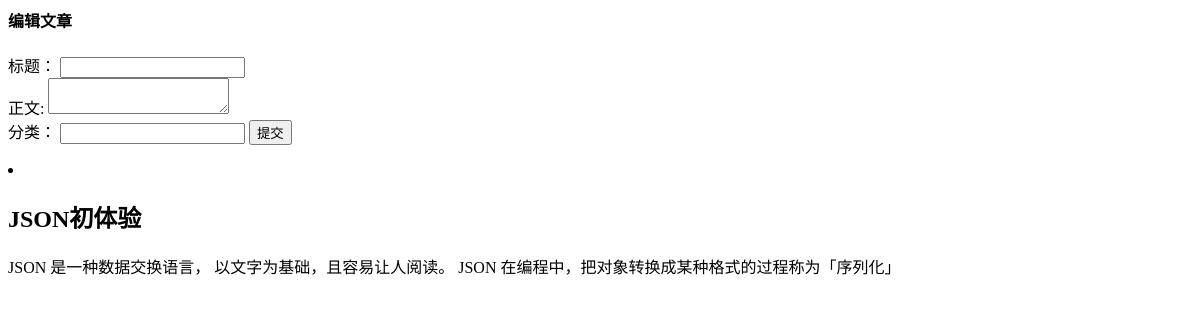
The app's page /admin/add, older data.
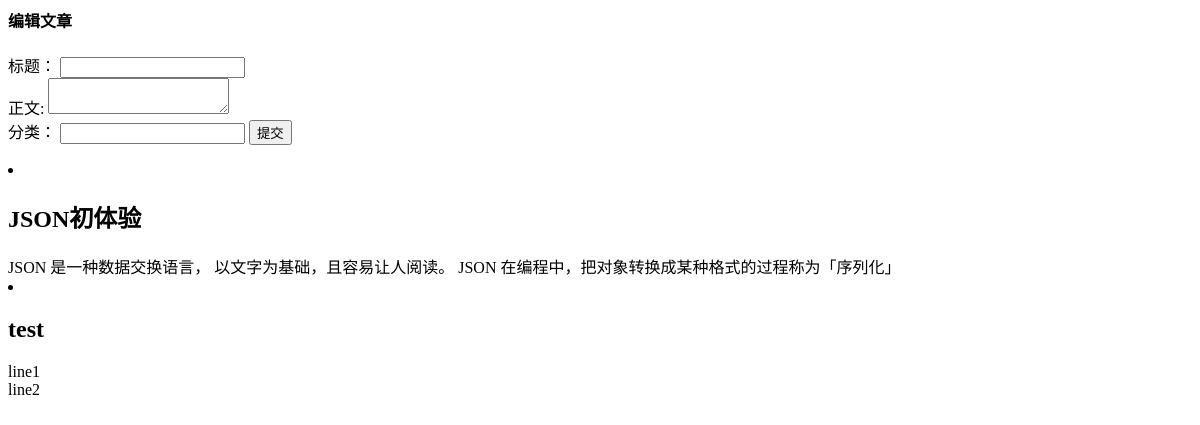
The same page, newer data.
### db.py (models this page shows, shortened)
class Post(db.Model):
    __tablename__ = 'post'
    pid = db.Column(db.Integer, primary_key=True)
    title = db.Column(db.String(80))
    body = db.Column(db.Text)
    pub_date = db.Column(db.DateTime)
    category_id = db.Column(db.Integer, db.ForeignKey("category.id"))
    category = db.relationship('Category',backref="post", )

### views.py (the view)
@app.route('/admin/add', methods=['GET', 'POST'])
def new():
    if request.method == 'POST':
        if request.form['body']:
            post_title = request.form.get('title')
            post_body = request.form.get('body')
            post_category = request.form.get('category', "untag")
            new_post = Post(post_title, post_body,  \
                    post_category)
            db.session.add(new_post)
            db.session.commit()
            return 'OK'
    else:
        args = request.args
        entries=Post.query.limit(10).all()
        return render_template("add.html",entries=entries)

### templates/add.html (shortened to what this page needs)
{% block body %}
<head>
</head>
  <h4> 编辑文章</h4>
  <div class="add_post">
  <form action="{{ url_for('new') }}" method=post>
    <div>
      <label for="title">标题： </label>
      <input type="text" name="title">
    </div>
    <div>
      <label for="body">正文: </label>
      <textarea name="body"></textarea>
    </div>
    <div>
      <label for="category">分类：</label>
      <input type="text" name="category">
      <input type=submit value="提交">
    </div>
  </form>
  </div>
  <div class="post_list">
    {% if entries%}
    {% for entry in entries %}
      <li><h2>{{ entry.title }}</h2>{{entry.body|safe}}
    {% endfor %}
    {% endif %}
  </div>
{% endblock %}

Row changes from the older to the newer data that the page shows:
added Post: title "test", body "line1 line2"
